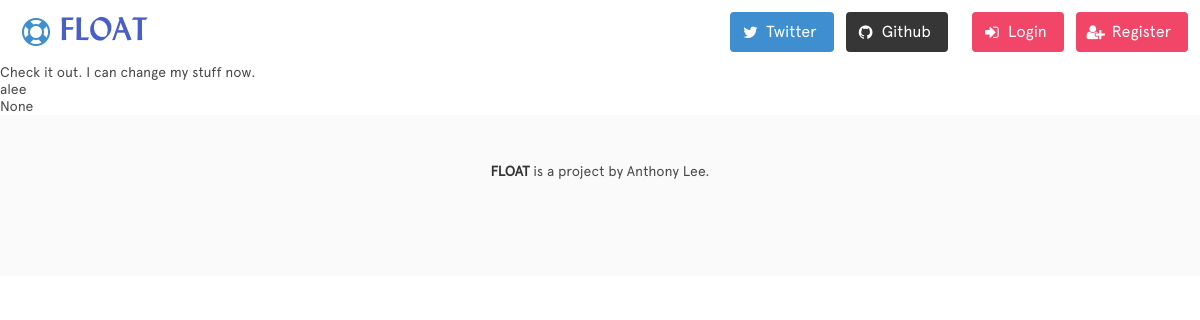
The app's page /posts/1/ with its own data.
### posts/models.py (models this page shows)
class Post(models.Model):
    content = models.TextField(max_length=255)
    created_at = models.DateTimeField(auto_now_add=True)
    user = models.ForeignKey(User)

### posts/views.py (the view)
# urls.py: url(r'^posts/(?P<pk>\d+)/$', views.post_detail,
def post_detail(request, pk):
    post = Post.objects.get(pk=pk)
    return render(request, 'post_detail.html', {'post': post})

### posts/templates/post_detail.html (shortened to what this page needs)
{% extends 'base.html' %}
{% block content %}
    <h1>{{ post.content }}</h1>
    <p>{{ post.user }}</p>
    <p>{{ post.created_at }}</p>
{% endblock content %}

### posts/static/stylesheets/style.css (style rules this page uses)
* { min-height: 0; min-width: 0; }
body { font: 14px 'apercu-web', "Lucida Grande", Helvetica, Arial, sans-serif; }

### records on screen
Post: content "Check it out. I can change my stuff now.", user "alee", created_at "None"
